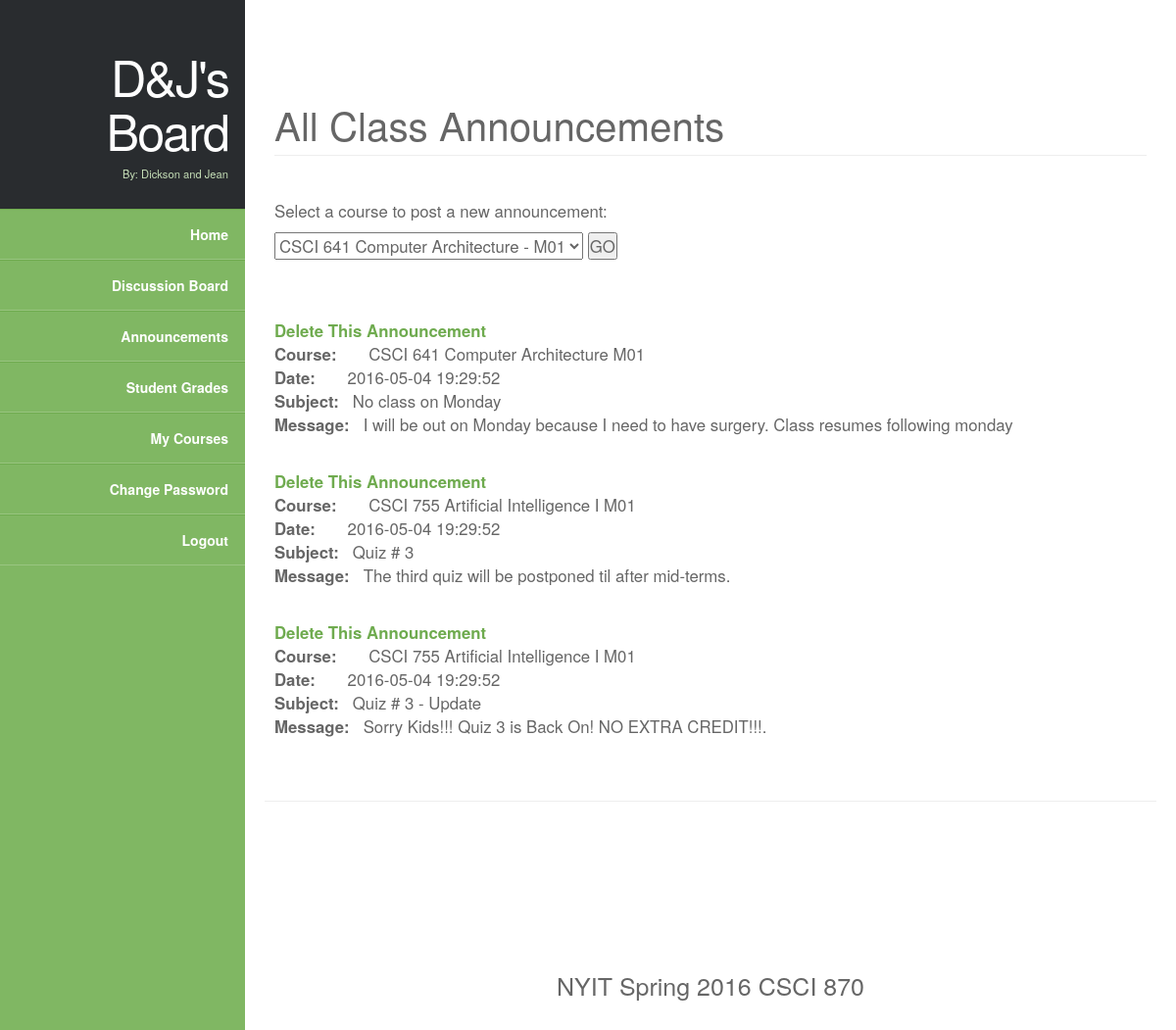
Page /announcement_list_all.php?id=4 (signed in) on the committed database.
### tables this page shows
CREATE TABLE announcements (
ann_id INT UNSIGNED NOT NULL AUTO_INCREMENT,
subject VARCHAR(60) NOT NULL,
content VARCHAR(150) NOT NULL,
file_path VARCHAR(100) NULL,
date_posted DATETIME NOT NULL,
course_id INT UNSIGNED NOT NULL,
PRIMARY KEY (ann_id),
INDEX (course_id),
FOREIGN KEY(course_id) REFERENCES courses(course_id) ON DELETE NO ACTION ON UPDATE NO ACTION
);

CREATE TABLE courses (
course_id INT UNSIGNED NOT NULL AUTO_INCREMENT,
course_num VARCHAR(10) NOT NULL,
course_title VARCHAR(60) NOT NULL,
section_num VARCHAR(3) NOT NULL,
semester VARCHAR(12) NOT NULL,
prof_id INT UNSIGNED NOT NULL,
PRIMARY KEY (course_id),
INDEX (prof_id),
FOREIGN KEY(prof_id) REFERENCES users(user_id) ON DELETE NO ACTION ON UPDATE NO ACTION
);

### announcement_list_all.php (the view, shortened to what this page needs)
<?php
include('header.php');
require_once('mysqli_connect.php');
?>
		<section id="content">
		   <article>
				<h1 class="page-header">All Class Announcements</h1><br />
				<?php
				if ( (isset($_GET['id'])) && (is_numeric($_GET['id'])) ) {
					$id = $_GET['id'];
					if ($_SESSION['user_level'] == '1') {
						$display = 5;
						if (isset($_GET['s']) && is_numeric($_GET['s'])) {
							$start = $_GET['s'];
						} else {
							$start = 0;
						}
						$q = "SELECT c.course_id, CONCAT(c.course_num, ' ', c.course_title, ' - ', c.section_num) AS course_name
									  FROM courses AS c WHERE c.prof_id=$id";
						$r = @mysqli_query($dbc, $q);
						if (!(mysqli_num_rows($r)>0)) {
								echo '
									<div class="row">
										<div class="col-lg-12">
											<div class="alert alert-warning"><p align="center">There are no courses listed for you.</p></div>
										</div>
									</div>';
								exit();
						} else {
							echo '<p>Select a course to post a new announcement:</p>
									<form action="announcement_list_all.php?id=' . $id . '" method="post">
									<select name="course">';
								while ($row = mysqli_fetch_array($r, MYSQLI_ASSOC)) {
							echo '<option value="' . $row['course_id'] . '">' . $row['course_name'] . '</option>';
								}
							echo '
								</select>
									<input type="submit" name="submit" value="GO">
								</form>';
						}
						$q = "SELECT a.ann_id, a.subject, a.content, a.file_path, a.date_posted, c.course_num, c.course_title, c.section_num
								FROM announcements AS a
								INNER JOIN courses AS c USING(course_id)
								WHERE c.prof_id = $id
								ORDER BY a.date_posted DESC
								LIMIT $start, $display";
						$r = mysqli_query($dbc, $q);
						if (!(mysqli_num_rows($r)>0)) {
							echo '
								<div class="row">
									<div class="col-lg-12">
										<div class="alert alert-warning">
											<p align="center">No announcements listed.</p>
										</div>
									</div>
							  	</div>';
						} else {
							echo '
								<div class="row">
									<div class="col-lg-12">';
							while ($messages = mysqli_fetch_array($r, MYSQLI_ASSOC)) {
								echo "<p><a href=\"delete_announcement.php?id={$messages['ann_id']}\"><b>Delete This Announcement</b></a><br>
										 <b>Course:</b> &nbsp; &nbsp; &nbsp; {$messages['course_num']} {$messages['course_title']} {$messages['section_num']}<br>
										 <b>Date:</b> &nbsp; &nbsp; &nbsp; {$messages['date_posted']}<br>
										 <b>Subject:</b> &nbsp; {$messages['subject']}<br>
										 <b>Message:</b> &nbsp; {$messages['content']}<br>";
										if ( !($messages['file_path'] == NULL) ) {
												echo "<b>Document:</b> &nbsp; <a href=\"{$messages['file_path']}\">Click Here</a></p><br>";
										} else {
												echo "</p><br>";
										}
									}
								echo '
									</div>
								</div>';
						}
					}
				}
				?>
			</article>
<?php include('footer.php'); ?>

### style.css (style rules this page uses)
html { background-color: #80B763; }
body { margin:0px auto; padding:0; background: #222; font-size: 14px; color:#666; }
* { margin:0; padding:0; }
a { color:#6FAB4F; }
h1 { font-size:2.4em; }
.page-header { margin-top: 75px; }
section#content { margin-left: 250px; padding: 20px; background-color: #fff; }
.row { margin-top: 60px; }
article { padding: 10px 10px 30px; font-size: 1.2em; border-bottom: 1px solid #eee; }

### rows in the picture
announcements: course.course_num "CSCI 641", course.course_title "Computer Architecture", course.section_num "M01", date_posted "2016-05-04 19:29:52", subject "No class on Monday", content "I will be out on Monday because I need to have surgery. Class resumes following monday"
announcements: course.course_num "CSCI 755", course.course_title "Artificial Intelligence I", course.section_num "M01", date_posted "2016-05-04 19:29:52", subject "Quiz # 3", content "The third quiz will be postponed til after mid-terms."
announcements: course.course_num "CSCI 755", course.course_title "Artificial Intelligence I", course.section_num "M01", date_posted "2016-05-04 19:29:52", subject "Quiz # 3 - Update", content "Sorry Kids!!! Quiz 3 is Back On! NO EXTRA CREDIT!!!."

### other values in the picture
form field course "CSCI 641 Computer Architecture - M01"
